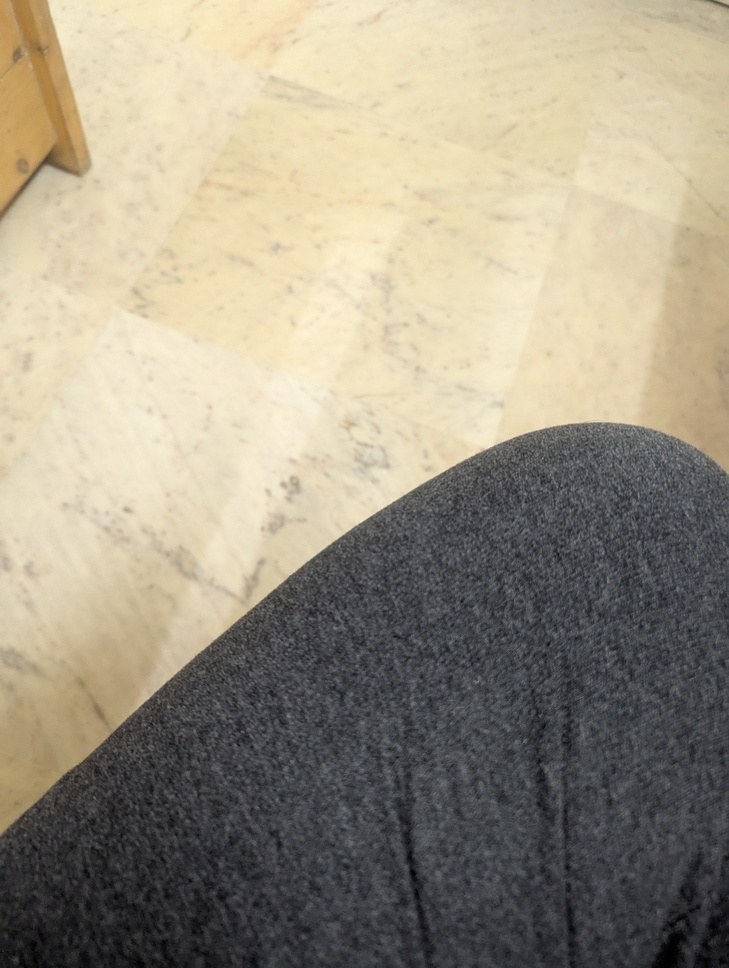
#> input picture Testing Images/testcase11.jpg, 729 x 968 px, shrunk from 3072 x 4080 before the run
$ python DCT.py
#> lines starting #> are read from the running program, lines starting #| are printed output that depends on the picture
import numpy as np
import cv2
import matplotlib.pyplot as plt
import io
import time
from PIL import Image


class DCT:
    @staticmethod
    def dct_analyze(image_path):
#> called with image_path = 'Testing Images/testcase11.jpg'
        try:
            # 1. Load Image
            img = cv2.imread(image_path, cv2.IMREAD_GRAYSCALE)
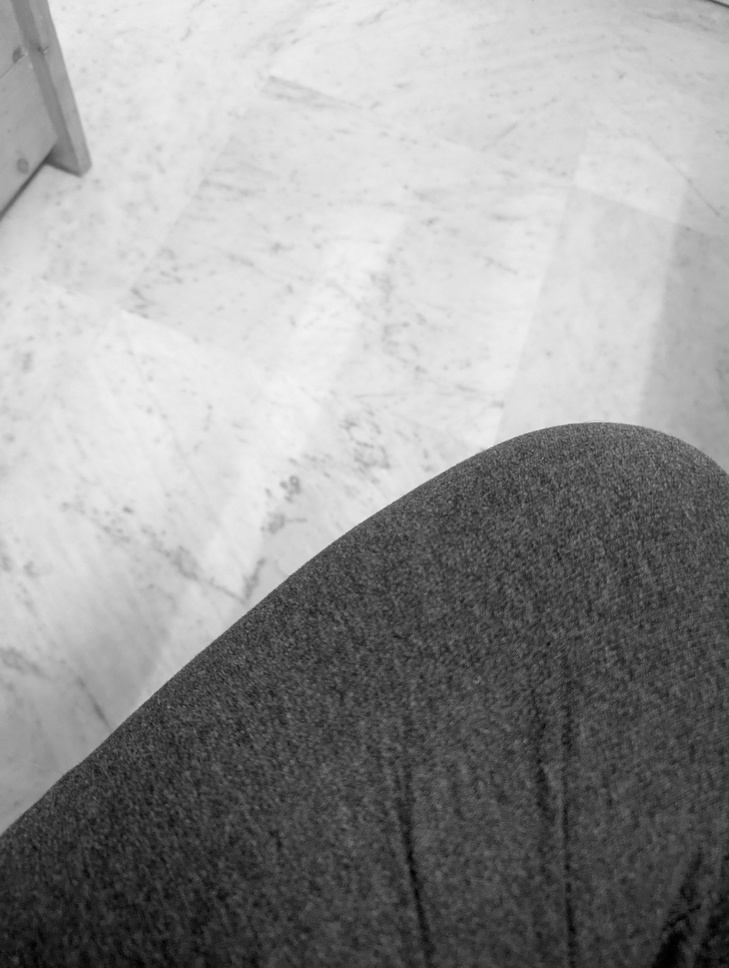
#> img: shape (968, 729); min 0, max 244, mean 150.3

            if img is None:
                pil_img = Image.open(image_path).convert('L')
                img = np.array(pil_img)

            h, w = img.shape
#> h = 968; w = 729

            # 2. Crop to be multiple of 8
            new_h = (h // 8) * 8
#> new_h = 968
            new_w = (w // 8) * 8
#> new_w = 728
            img = img[:new_h, :new_w]
#> img: shape (968, 728)
            img_float = np.float32(img)

            # 3. Perform Block-wise DCT
            blocks = [img_float[j:j + 8, i:i + 8] for j in range(0, new_h, 8) for i in range(0, new_w, 8)]
#> blocks = 11011 items

            dct_coefficients = []

            # Variables for Energy Ratio
            total_energy = 0.0
            hf_energy = 0.0

            for block in blocks:
                # Apply DCT
                dct_block = cv2.dct(block)

                # --- New Metric: HF Energy Ratio Calculation ---
                # We calculate energy (sum of absolute values) for the whole block
                # and specifically for the bottom-right 4x4 corner (High Frequencies)
                block_abs = np.abs(dct_block)
                total_energy += np.sum(block_abs)
                hf_energy += np.sum(block_abs[4:, 4:])  # Bottom-right 4x4 sub-block

                # Flatten to 1D array
                flat = dct_block.flatten()

                # Skip DC Coefficient (index 0)
                dct_coefficients.extend(flat[1:])
#> this loop made 11011 passes
#> (total_energy, hf_energy) on passes 1 to 3: (1332, 4.51), (2741.4, 15.42), (3843.1, 19.27)
#> after the loop, dct_coefficients = 693693 items; hf_energy = 145577; total_energy = 15412141.9

            dct_coefficients = np.array(dct_coefficients)

            # 4. Metric: Periodicity (Your existing logic)
            hist, bins = np.histogram(dct_coefficients, bins=100, range=(-50, 50))
#> hist = 100 values, max 231957 at index 50, min 69 at index 98, mean 6912.9; bins = 101 values from -50 to 50
            diffs = np.abs(np.diff(hist))
#> diffs = 99 values, max 217568 at index 50, min 0 at index 19, mean 4767.2
            periodicity_score = np.sum(diffs) / np.sum(hist)
#> periodicity_score = 0.683

            # 5. Metric: Sparsity (Percentage of Zero Coefficients)
            # JPEG compression creates many zeros. High quality = Low sparsity.
            # Fake/Upscaled images might have weird sparsity.
            zero_count = np.sum(dct_coefficients == 0)
#> zero_count = 701
            sparsity_score = zero_count / len(dct_coefficients)
#> sparsity_score = 0.00101

            # 6. Metric: High Frequency Energy Ratio
            # Deepfakes/AI often struggle to put energy in the high frequencies (texture).
            hf_ratio = hf_energy / total_energy if total_energy > 0 else 0
#> hf_ratio = 0.00945

            # 7. Metric: Benford's Law Divergence
            # Natural images follow Benford's law (1 appears most, 9 appears least).
            # We check the first digit of every coefficient.

            # Filter: Take absolute values, remove zeros, and ignore small noise (<1)
            # Benford works best on magnitude > 1
            benford_coeffs = np.abs(dct_coefficients)
            benford_coeffs = benford_coeffs[benford_coeffs >= 1]

            if len(benford_coeffs) > 0:
                # Vectorized way to get the first digit: 456 -> 4
                first_digits = np.floor(benford_coeffs / (10 ** np.floor(np.log10(benford_coeffs)))).astype(int)

                # Count occurrences of 1 through 9
                digit_counts = np.zeros(9)
                for d in range(1, 10):
                    digit_counts[d - 1] = np.sum(first_digits == d)
#> after the loop, digit_counts = [68394, 39674, 24174, 20751, 22965, 20770, 12629, 12108, 9926]

                # Calculate Observed Probabilities
                observed_probs = digit_counts / np.sum(digit_counts)
#> observed_probs = [0.296, 0.171, 0.104, 0.0897, 0.0992, 0.0898, 0.0546, 0.0523, 0.0429]

                # Calculate Expected Probabilities (Benford's Law: log10(1 + 1/d))
                expected_probs = np.log10(1 + 1 / np.arange(1, 10))

                # Divergence Score (Mean Squared Error between observed and expected)
                benford_divergence = np.mean((observed_probs - expected_probs) ** 2) * 1000  # Scale up for readability
#> benford_divergence = 0.163
            else:
                benford_divergence = 0.0

            metrics = {
                "periodicity_score": round(float(periodicity_score), 4),
                "sparsity_score": round(float(sparsity_score), 4),
                "hf_energy_ratio": round(float(hf_ratio), 4),
                "benford_divergence": round(float(benford_divergence), 4)
            }
#> metrics = {'periodicity_score': 0.683, 'sparsity_score': 0.001, 'hf_energy_ratio': 0.0094, 'benford_divergence': 0.163}

            # 8. Generate Graph
            plt.figure(figsize=(10, 5))
            plt.hist(dct_coefficients, bins=200, range=(-20, 20), color='purple', alpha=0.7, log=True)

            # Update title to show main metrics
            title_str = (f"Periodicity: {metrics['periodicity_score']} | "
                         f"Benford Div: {metrics['benford_divergence']}")
#> title_str = 'Periodicity: 0.6827 | Benford Div: 0.163'
            plt.title(f'DCT Analysis\n{title_str}')
            plt.xlabel('Coefficient Value')
            plt.ylabel('Count (Log Scale)')
            plt.grid(True, alpha=0.3)

            buf = io.BytesIO()
            plt.savefig(buf, format='png')
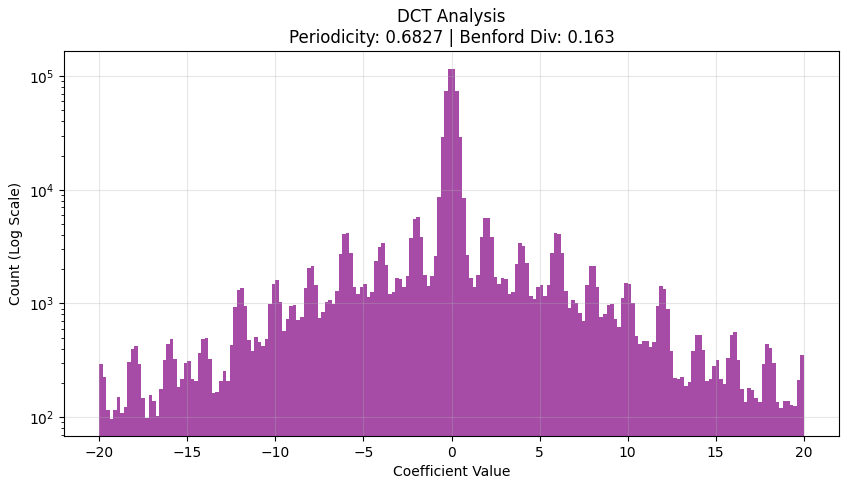
#> figure drawn by matplotlib, 1 panel; tallest bar 117036 high, from x = 0 to 0.2
            buf.seek(0)
            plt.close()

            return metrics, buf

        except Exception as e:
            print(f"Error performing DCT Analysis: {e}")
            import traceback
            traceback.print_exc()
            return None, None


if __name__ == "__main__":
    input_path = "Testing Images/testcase11.jpg"  # Change to your image
    start_time = time.time()

    dct_metrics, dct_graph = DCT.dct_analyze(input_path)
#> dct_metrics has the same summary as metrics in dct_analyze

    end_time = time.time()
    print(f"DCT Test took {end_time - start_time:.4f} seconds")
    print(dct_metrics)
#| {'periodicity_score': 0.6827, 'sparsity_score': 0.001, 'hf_energy_ratio': 0.0094, 'benford_divergence': 0.163}

    if dct_graph:
        with open("Results/dct_result.png", "wb") as f:
            f.write(dct_graph.getbuffer())

$ run again, with Testing Images/testcase2.jpg copied over Testing Images/testcase11.jpg
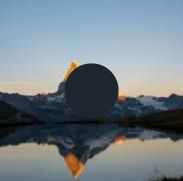
#> input picture Testing Images/testcase2.jpg, 183 x 181 px
#> in dct_analyze, `img = img[:new_h, :new_w]`:
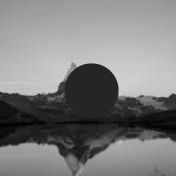
#> img: shape (176, 176); min 0, max 219, mean 126.1
#> blocks = 484 items
#> the loop in dct_analyze, `for block in blocks:` made 484 passes
#> (total_energy, hf_energy) on passes 1 to 3: (1195.1, 2.32), (2418.5, 5.79), (3649, 8.47)
#> after the loop in dct_analyze, `for block in blocks:`: dct_coefficients = 30492 items; hf_energy = 1826.8; total_energy = 573461.8
#> hist = 100 values, max 18221 at index 50, min 0 at index 16, mean 301.8; bins = 101 values from -50 to 50
#> diffs = 99 values, max 18062 at index 50, min 0 at index 4, mean 381.1
#> periodicity_score = 1.25
#> zero_count = 9397
#> sparsity_score = 0.308
#> hf_ratio = 0.00319
#> benford_coeffs = 3357 values, max 480.2 at index 952, min 1 at index 2288, mean 24.43
#> first_digits = 3357 values, max 9 at index 46, min 1 at index 1, mean 3.34
#> after the loop in dct_analyze, `for d in range(1, 10):`: digit_counts = [1305, 511, 274, 233, 242, 235, 152, 190, 215]
#> observed_probs = [0.389, 0.152, 0.0816, 0.0694, 0.0721, 0.07, 0.0453, 0.0566, 0.064]
#> benford_divergence = 1.28
#> metrics = {'periodicity_score': 1.25, 'sparsity_score': 0.308, 'hf_energy_ratio': 0.0032, 'benford_divergence': 1.28}
#> in dct_analyze, `plt.savefig(buf, format='png')`:
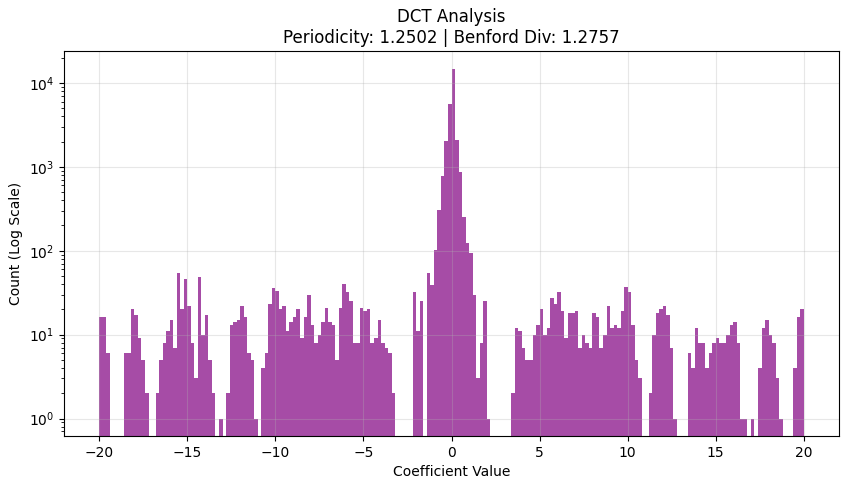
#> figure drawn by matplotlib, 1 panel; tallest bar 14876 high, from x = 0 to 0.2
#> dct_metrics has the same summary as metrics in dct_analyze
#| {'periodicity_score': 1.2502, 'sparsity_score': 0.3082, 'hf_energy_ratio': 0.0032, 'benford_divergence': 1.2757}
